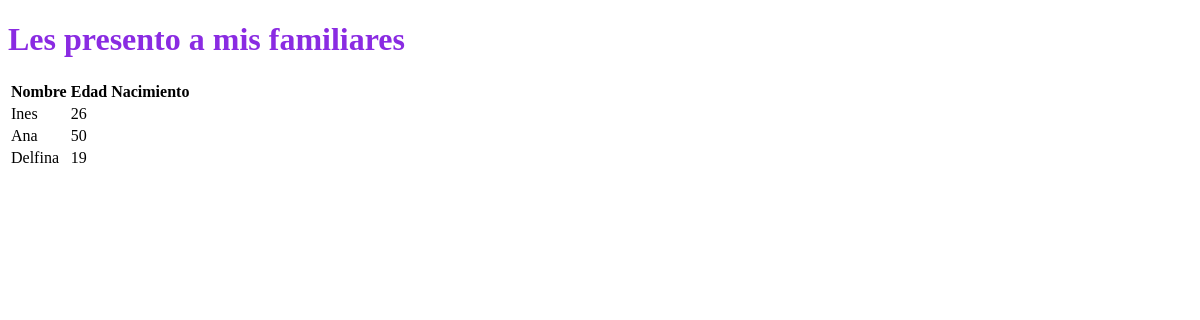
Before: /familia/ with the older database file.
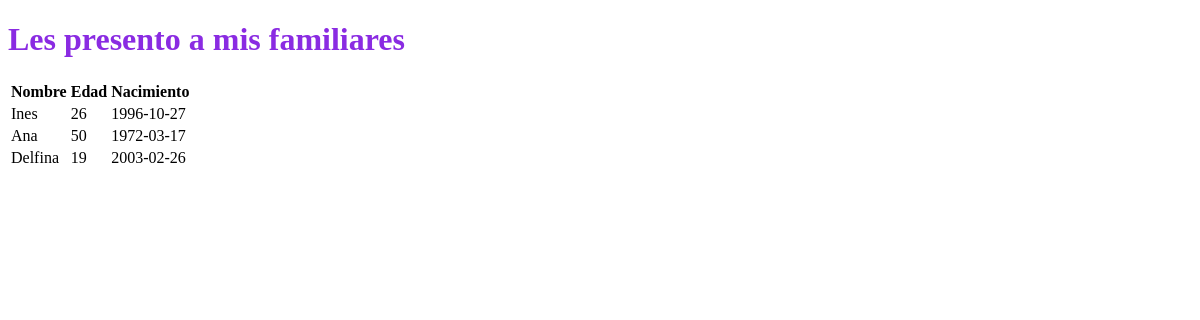
After: the same page with the newer database file.
### familia/models.py (models this page shows)
class Familia(models.Model):
    nombre = models.CharField(max_length=25)
    edad = models.IntegerField()
    nacimiento = models.DateField()

### familia/views.py (the view)
# urls.py: path('familia/', familia)
def familia(request):
    lista_familia = Familia.objects.all()
    tabla = {'lista_familia': lista_familia}
    plantilla = loader.get_template('plantilla.html')
    documento = plantilla.render(tabla)
    return HttpResponse(documento)

### familia/templates/plantilla.html (shortened to what this page needs)
<!DOCTYPE html>
<html lang="en">
<head>
</head>
<body>
    <h1 style="color: blueviolet;"> Les presento a mis familiares </h1>
    <table>
        <thead>
            <tr>
                <th>Nombre</th>
                <th>Edad</th>
                <th>Nacimiento</th>
            </tr>
        </thead>
        <tbody>
            {% for item in lista_familia %}
            <tr>
                <td>{{item.nombre}}</td>
                <td>{{item.edad}}</td>
                <td>{{item.nacimiento|date:'Y-m-d'}}</td>
            </tr>
            {% endfor %}
        </tbody>
    </table>
</body>
</html>

Changed rows visible on the page:
changed Familia "Ines": nacimiento (not shown) → "1996-10-27"
changed Familia "Ana": nacimiento (not shown) → "1972-03-17"
changed Familia "Delfina": nacimiento (not shown) → "2003-02-26"
